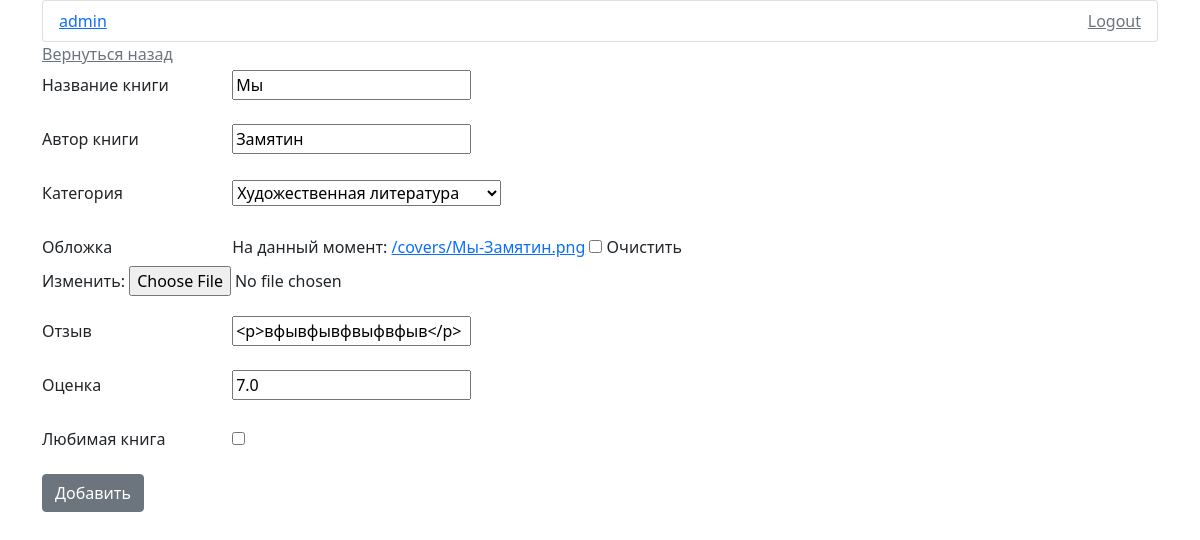
Screenshot of /update_book/13 (signed in) with the database file from the repository.
### users/models.py (models this page shows)
class User(AbstractUser):
    pass

### book/models.py (models this page shows, shortened)
class Book(models.Model):
    user = models.ForeignKey(User, on_delete=models.CASCADE, verbose_name='Пользователь')
    title = models.CharField(max_length=255, verbose_name='Название книги')
    author = models.CharField(max_length=100, verbose_name='Автор книги')
    category = models.CharField(max_length=50, choices=Category.choices, verbose_name='Категория')
    photo = models.ImageField(upload_to='photos/%Y/%m/%d/', verbose_name='Обложка', blank=True, null=True)
    review = models.TextField(verbose_name='Рецензия')
    rating = models.FloatField(validators=[MinValueValidator(0.0), MaxValueValidator(10.0)],
                               verbose_name='Оценка')
    time_create = models.DateTimeField(auto_now_add=True, verbose_name='Время создание')
    time_update = models.DateTimeField(auto_now=True, verbose_name='Время обновления')
    favorite = models.BooleanField(default=False, verbose_name='Любимая книга')
    class Meta:
        verbose_name = 'Книга'
        verbose_name_plural = 'Книги'

### book/views.py (the view, shortened to what this page needs)
# urls.py: path('update_book/<int:book_id>', UpdateBookView.as_view(), name='update_book'),
class UpdateBookView(UpdateView):
    form_class = UpdateBookForm
    template_name = 'book/update_book.html'
    pk_url_kwarg = 'book_id'
    def get_object(self, queryset=None):
        print(self.kwargs)
        return Book.objects.get(user=self.request.user, id=self.kwargs.get('book_id'))

### book/forms.py
class UpdateBookForm(forms.ModelForm):
    review = forms.CharField(label='Отзыв', widget=TinyMCE(attrs={'cols': 10, 'rows': 10}))
    class Meta:
        fields = ('title', 'author', 'category', 'photo', 'review', 'rating', 'favorite')
        model = Book

### templates/book/update_book.html (shortened to what this page needs)
{% extends 'book/base.html' %}
{% block content %}
    <a href="{% url 'profile:profile' %}" class="link-secondary">Вернуться назад</a>
    <div class="">
    <form action="{% url 'profile:add_book' %}" method="post" enctype="multipart/form-data">
        {% for f in form %}
        <p><label for="{{ f.id_for_label }}" class="col-sm-2 col-form-label">{{ f.label }}</label>
        {{ f }}</p>
        {% endfor %}
    <button type="button" class="btn btn-secondary mb-3">Добавить</button>
    </form>
    </div>
{% endblock %}

### templates/book/base.html (shortened to what this page needs)
{% load static %}
<!DOCTYPE html>
<html lang="en">
<head>
    <link rel="stylesheet" href="{% static 'book/css/style.css' %}">
    <link href="https://cdn.jsdelivr.net/npm/bootstrap@5.0.2/dist/css/bootstrap.min.css" rel="stylesheet">
</head>
<body class="container">
<ul class="list-group ">
    <li class="list-group-item">
        <div class="d-flex justify-content-between">
            <a href="{% url 'profile:profile' %}">{{ user }}</a>
        <a href="{% url 'logout' %}" class="link-secondary">Logout</a>
        </div>
    </li>
</ul>
{% block content %}
{% endblock %}
</body>
</html>

### rows the page displays
User: username "admin"
Book: form "Мы" "Замятин" "Художественная литература" "<p>вфывфывфвыфвфыв</p>" "7.0"

### other values shown
{{ f.label }} "Название книги" "Автор книги" "Категория" "Обложка" "Отзыв" "Оценка" "Любимая книга"
